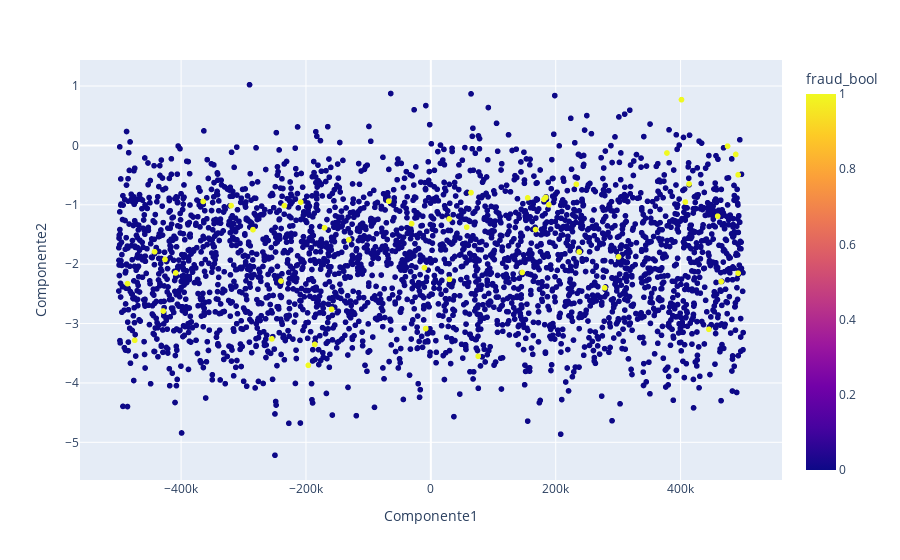
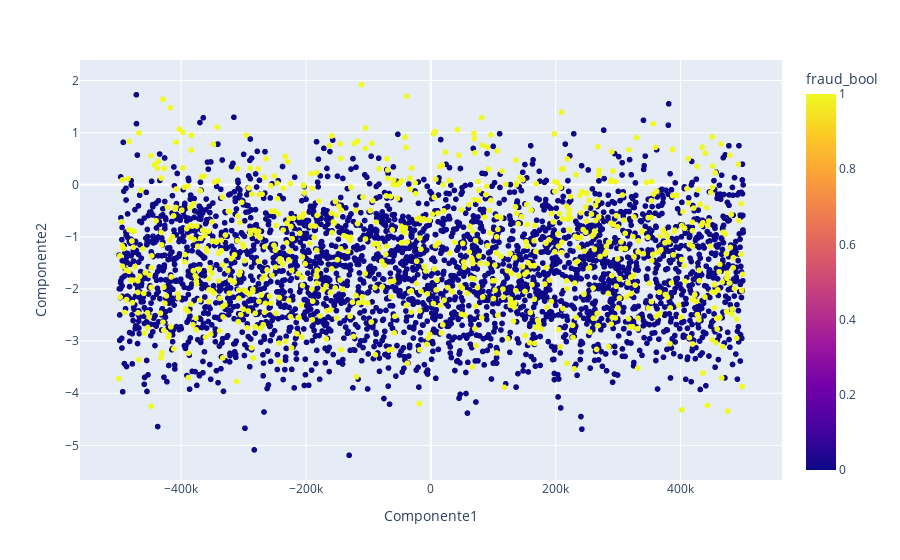
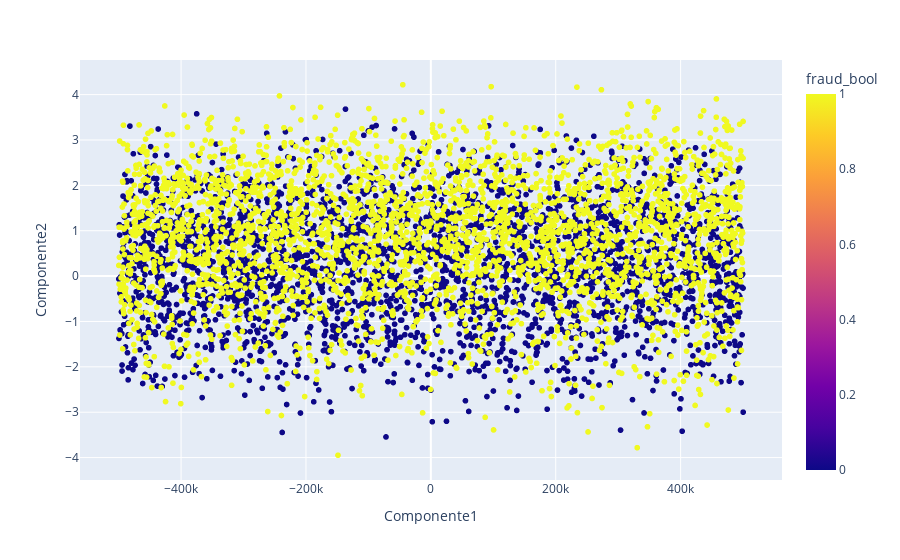
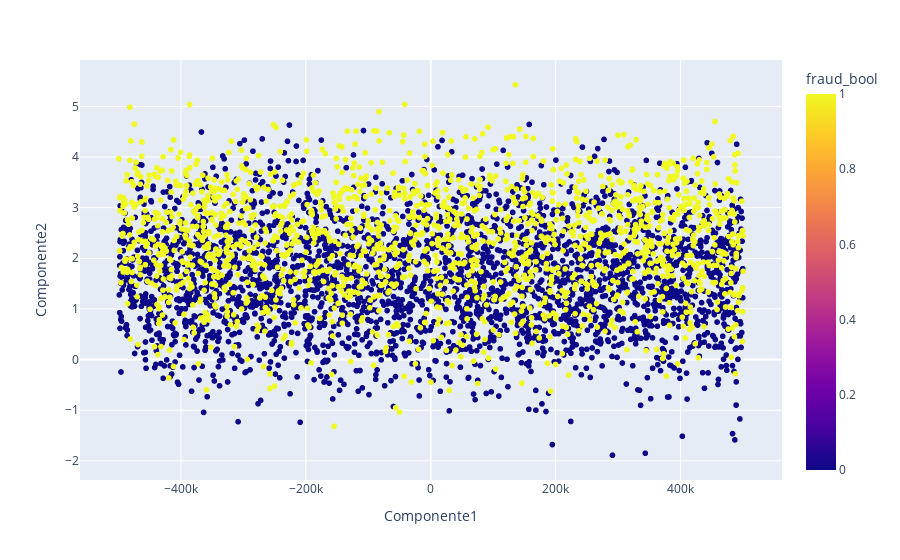

Notebook source saved alongside these figures, in order:
### Markdown cell above
Finalmente, procedemos a visualizar nuestras muestras en el espacio reducido. Para ello, dividimos las muestras en los cuatro rangos de edad y graficamos cada rango de edad por separado. De este modo, podemos observar las relaciones entre los datos y cómo se distribuyen de acuerdo a los rangos etarios. Además, usamos colores para distinguir entre los registros que presentan fraude y los que no.

### Code cell
import plotly.express as px

muestra_joven = muestra_final[muestra_final.segmentacion_etaria_Joven == 1]
muestra_adulto_joven = muestra_final[muestra_final['segmentacion_etaria_Adulto-Joven'] == 1]
muestra_adulto = muestra_final[muestra_final.segmentacion_etaria_Adulto == 1]
muestra_mayor = muestra_final[muestra_final['segmentacion_etaria_Persona Mayor'] == 1]

muestras_etarias = {
    'Muestra Joven': muestra_joven,
    'Muestra Adulto-Joven' : muestra_adulto_joven,
    'Muestra Adulto' : muestra_adulto,
    'Muestra Persona Mayor' : muestra_mayor
}

for name,sample in muestras_etarias.items():
    print(sample.shape)
    fig = px.scatter(sample, x='Componente1', y='Componente2', color='fraud_bool')
    fig.show()

### Figure 1 — Plotly figure (JSON) as saved in the notebook; plotly's stock layout.template omitted (floating-point values rounded to 4 significant figures; data arrays with more than 128 entries replaced by an {"elided": "..."} marker saying what was removed)
{"data": [{"hovertemplate": "Componente1=%{x}<br>Componente2=%{y}<br>fraud_bool=%{marker.color}<extra></extra>", "legendgroup": "", "marker": {"color": {"elided": "3173 int values"}, "coloraxis": "coloraxis", "symbol": "circle"}, "mode": "markers", "name": "", "showlegend": false, "type": "scattergl", "x": {"elided": "3173 float values"}, "xaxis": "x", "y": {"elided": "3173 float values"}, "yaxis": "y"}], "layout": {"coloraxis": {"colorbar": {"title": {"text": "fraud_bool"}}, "colorscale": [[0, "#0d0887"], [0.1111, "#46039f"], [0.2222, "#7201a8"], [0.3333, "#9c179e"], [0.4444, "#bd3786"], [0.5556, "#d8576b"], [0.6667, "#ed7953"], [0.7778, "#fb9f3a"], [0.8889, "#fdca26"], [1, "#f0f921"]]}, "legend": {"tracegroupgap": 0}, "margin": {"t": 60}, "xaxis": {"anchor": "y", "domain": [0, 1], "title": {"text": "Componente1"}}, "yaxis": {"anchor": "x", "domain": [0, 1], "title": {"text": "Componente2"}}}}

### Figure 2 — Plotly figure (JSON) as saved in the notebook; plotly's stock layout.template omitted (floating-point values rounded to 4 significant figures; data arrays with more than 128 entries replaced by an {"elided": "..."} marker saying what was removed)
{"data": [{"hovertemplate": "Componente1=%{x}<br>Componente2=%{y}<br>fraud_bool=%{marker.color}<extra></extra>", "legendgroup": "", "marker": {"color": {"elided": "3942 int values"}, "coloraxis": "coloraxis", "symbol": "circle"}, "mode": "markers", "name": "", "showlegend": false, "type": "scattergl", "x": {"elided": "3942 float values"}, "xaxis": "x", "y": {"elided": "3942 float values"}, "yaxis": "y"}], "layout": {"coloraxis": {"colorbar": {"title": {"text": "fraud_bool"}}, "colorscale": [[0, "#0d0887"], [0.1111, "#46039f"], [0.2222, "#7201a8"], [0.3333, "#9c179e"], [0.4444, "#bd3786"], [0.5556, "#d8576b"], [0.6667, "#ed7953"], [0.7778, "#fb9f3a"], [0.8889, "#fdca26"], [1, "#f0f921"]]}, "legend": {"tracegroupgap": 0}, "margin": {"t": 60}, "xaxis": {"anchor": "y", "domain": [0, 1], "title": {"text": "Componente1"}}, "yaxis": {"anchor": "x", "domain": [0, 1], "title": {"text": "Componente2"}}}}

### Figure 3 — Plotly figure (JSON) as saved in the notebook; plotly's stock layout.template omitted (floating-point values rounded to 4 significant figures; data arrays with more than 128 entries replaced by an {"elided": "..."} marker saying what was removed)
{"data": [{"hovertemplate": "Componente1=%{x}<br>Componente2=%{y}<br>fraud_bool=%{marker.color}<extra></extra>", "legendgroup": "", "marker": {"color": {"elided": "6250 int values"}, "coloraxis": "coloraxis", "symbol": "circle"}, "mode": "markers", "name": "", "showlegend": false, "type": "scattergl", "x": {"elided": "6250 float values"}, "xaxis": "x", "y": {"elided": "6250 float values"}, "yaxis": "y"}], "layout": {"coloraxis": {"colorbar": {"title": {"text": "fraud_bool"}}, "colorscale": [[0, "#0d0887"], [0.1111, "#46039f"], [0.2222, "#7201a8"], [0.3333, "#9c179e"], [0.4444, "#bd3786"], [0.5556, "#d8576b"], [0.6667, "#ed7953"], [0.7778, "#fb9f3a"], [0.8889, "#fdca26"], [1, "#f0f921"]]}, "legend": {"tracegroupgap": 0}, "margin": {"t": 60}, "xaxis": {"anchor": "y", "domain": [0, 1], "title": {"text": "Componente1"}}, "yaxis": {"anchor": "x", "domain": [0, 1], "title": {"text": "Componente2"}}}}

### Figure 4 — Plotly figure (JSON) as saved in the notebook; plotly's stock layout.template omitted (floating-point values rounded to 4 significant figures; data arrays with more than 128 entries replaced by an {"elided": "..."} marker saying what was removed)
{"data": [{"hovertemplate": "Componente1=%{x}<br>Componente2=%{y}<br>fraud_bool=%{marker.color}<extra></extra>", "legendgroup": "", "marker": {"color": {"elided": "4855 int values"}, "coloraxis": "coloraxis", "symbol": "circle"}, "mode": "markers", "name": "", "showlegend": false, "type": "scattergl", "x": {"elided": "4855 float values"}, "xaxis": "x", "y": {"elided": "4855 float values"}, "yaxis": "y"}], "layout": {"coloraxis": {"colorbar": {"title": {"text": "fraud_bool"}}, "colorscale": [[0, "#0d0887"], [0.1111, "#46039f"], [0.2222, "#7201a8"], [0.3333, "#9c179e"], [0.4444, "#bd3786"], [0.5556, "#d8576b"], [0.6667, "#ed7953"], [0.7778, "#fb9f3a"], [0.8889, "#fdca26"], [1, "#f0f921"]]}, "legend": {"tracegroupgap": 0}, "margin": {"t": 60}, "xaxis": {"anchor": "y", "domain": [0, 1], "title": {"text": "Componente1"}}, "yaxis": {"anchor": "x", "domain": [0, 1], "title": {"text": "Componente2"}}}}
